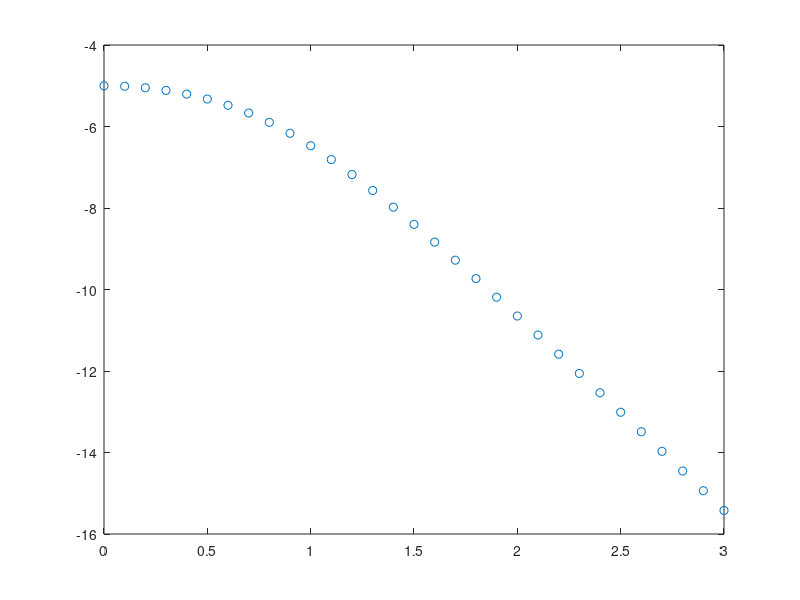

This figure's MATLAB source:
% Input number N
N = input('Number N: ');
    
% Creating identity matrix 
I = [1, 0; 0, 1];
Sz = [1, 0; 0, -1];
Sx = [0, 1; 1, 0];
I_N = I;
for i = 1:N-1 
    I_N = kron(I_N, I);
end

% Getting Hamiltonian 
H1 = zeros(2^N);
H2 = zeros(2^N);
%H1
for i = 1:N
    if i == 1 || i == N
        temp = Sz;
    else
        temp = I;
    end
    for j = 2:N
        if j == i || j == i+1
            temp = kron(temp, Sz);
        else
            temp = kron(temp, I);
        end
    end
    H1 = H1 + temp;
end
%H2
for i = 1:N
    if i == 1
        temp = Sx;
    else
        temp = I;
    end
    for j = 2:N
        if j == i
            temp = kron(temp, Sx);
        else
            temp = kron(temp, I);
        end
    end
    H2 = H2 + temp;
end

% Diagonalization & Finding ground state
% H = -H1 - h*H2
E = zeros(1, 31);
for i = 1:31
    h = (i-1)/10;
    H = -H1 - h*H2;
    E(i) = min(eig(H));
end

%Plot 
index = 1:31;
plot ( (index-1)/10, E, 'o');